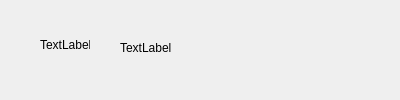
<?xml version="1.0" encoding="UTF-8"?>
<ui version="4.0">
 <class>FriendForm</class>
 <widget class="QWidget" name="FriendForm">
  <property name="geometry">
   <rect>
    <x>0</x>
    <y>0</y>
    <width>400</width>
    <height>100</height>
   </rect>
  </property>
  <property name="windowTitle">
   <string>Form</string>
  </property>
  <widget class="QLabel" name="label_img">
   <property name="geometry">
    <rect>
     <x>40</x>
     <y>20</y>
     <width>50</width>
     <height>50</height>
    </rect>
   </property>
   <property name="text">
    <string>TextLabel</string>
   </property>
  </widget>
  <widget class="QLabel" name="label_name">
   <property name="geometry">
    <rect>
     <x>120</x>
     <y>40</y>
     <width>151</width>
     <height>16</height>
    </rect>
   </property>
   <property name="text">
    <string>TextLabel</string>
   </property>
  </widget>
 </widget>
 <resources/>
 <connections/>
</ui>
